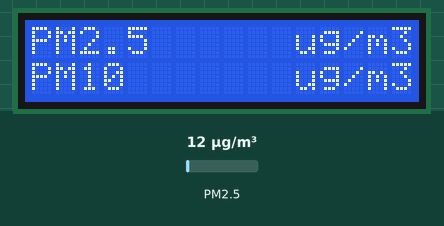
A program run on a simulated BBC micro:bit running MicroPython. Parts: 16×2 character LCD. The test bench sets the inputs (shaded band); at power-on: PM2.5 12 µg/m³. Library files of the repository ran but are not shown: I2C_LCD.py.

Above: at 0.2 s.
At 1.3 s:
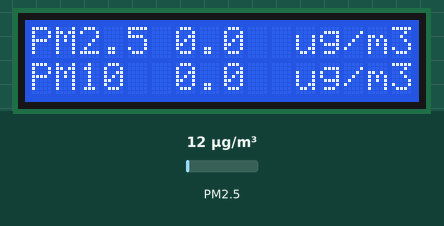
1.4 s: PM2.5 set to 6 µg/m³
At 5.2 s:
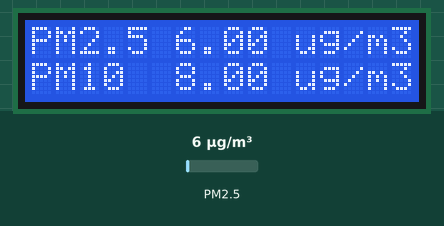
Timing chart, 0 to 6.7 s (numbered marks = the images above; inputs shaded):
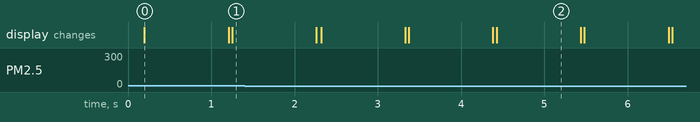

Measured:
- what the display in image 0 shows lasts 1.0 s, from 0.2 s to 1.2 s

The program:

main.py
```python
from microbit import *
from utime import sleep_ms
from I2C_LCD import *
from SDS011 import *


i2c.init(freq = 20000, sda = pin20, scl = pin19)
uart.init(baudrate=9600, bits=8, parity=None, stop=1, tx=pin0, rx=pin1)

lcd = I2C_LCD(i2c, 0x27)
sds = SDS011(uart)

lcd.goto_xy(0, 0)
lcd.put_str("PM2.5")
lcd.goto_xy(0, 1)
lcd.put_str("PM10")

lcd.goto_xy(11, 0)
lcd.put_str("ug/m3")
lcd.goto_xy(11, 1)
lcd.put_str("ug/m3")


while(True):
    pm25, pm10, id1, id2 = sds.read()
    lcd.goto_xy(6, 0)
    lcd.put_str(str("%3.1f" %pm25))
    lcd.goto_xy(6, 1)
    lcd.put_str(str("%3.1f" %pm10))
```

SDS011.py
```python
from microbit import *
from micropython import const
from utime import sleep_ms


SDS011_MESSAGE_LENGTH = const(10)

SDS011_MESSAGE_HEADER = const(0xAA)
SDS011_COMMANDER_NO = const(0xC0)
SDS011_MESSAGE_TRAILER = const(0xAB)

SDS011_MESSAGE_HEADER_BYTE_ID = const(0x00)
SDS011_COMMANDER_NO_BYTE_ID = const(0x01)
SDS011_PM25_LB_BYTE_ID = const(0x02)
SDS011_PM25_HB_BYTE_ID = const(0x03)
SDS011_PM10_LB_BYTE_ID = const(0x04)
SDS011_PM10_HB_BYTE_ID = const(0x05)
SDS011_ID1_BYTE_ID = const(0x06)
SDS011_ID2_BYTE_ID = const(0x07)
SDS011_CRC_BYTE_ID = const(0x08)
SDS011_MESSAGE_TRAILER_BYTE_ID = const(0x09)


class SDS011():

    def __init__(self, _uart):
        self.uart = _uart


    def read(self):
        crc = 0
        pm10 = 0
        pm25 = 0

        self.uart.write(b'\xAA\xB4\x06\x01\x00\x00\x00\x00\xFF\xFF\x00\x00\x00\x00\x00\x00\x00\x00\x00\x00\x00\x00\x00\x00\x00\x00\x00\x00\x00\x00\xFF\xFF\x06\xAB')
        sleep_ms(1000)

        try:
            data = self.uart.read(SDS011_MESSAGE_LENGTH)
        except:
            print("Error Reading Sensor!")

        if((data[SDS011_MESSAGE_HEADER_BYTE_ID] == SDS011_MESSAGE_HEADER) and (data[SDS011_COMMANDER_NO_BYTE_ID] == SDS011_COMMANDER_NO)):
            for i in range(SDS011_PM25_LB_BYTE_ID, SDS011_CRC_BYTE_ID):
                crc += data[i]

            crc &= 0xFF

            if((data[SDS011_CRC_BYTE_ID] == crc) and (data[SDS011_MESSAGE_TRAILER_BYTE_ID] == SDS011_MESSAGE_TRAILER)):
                pm25 = (((data[SDS011_PM25_HB_BYTE_ID] << 0x08) + data[SDS011_PM25_LB_BYTE_ID]) / 10.0)
                pm10 = (((data[SDS011_PM10_HB_BYTE_ID] << 0x08) + data[SDS011_PM10_LB_BYTE_ID]) / 10.0)
                return (pm25, pm10, data[SDS011_ID1_BYTE_ID], data[SDS011_ID2_BYTE_ID])

            else:
                return (-1, -1, -1, -1)

        else:
                return (0, 0, 0, 0)
```
